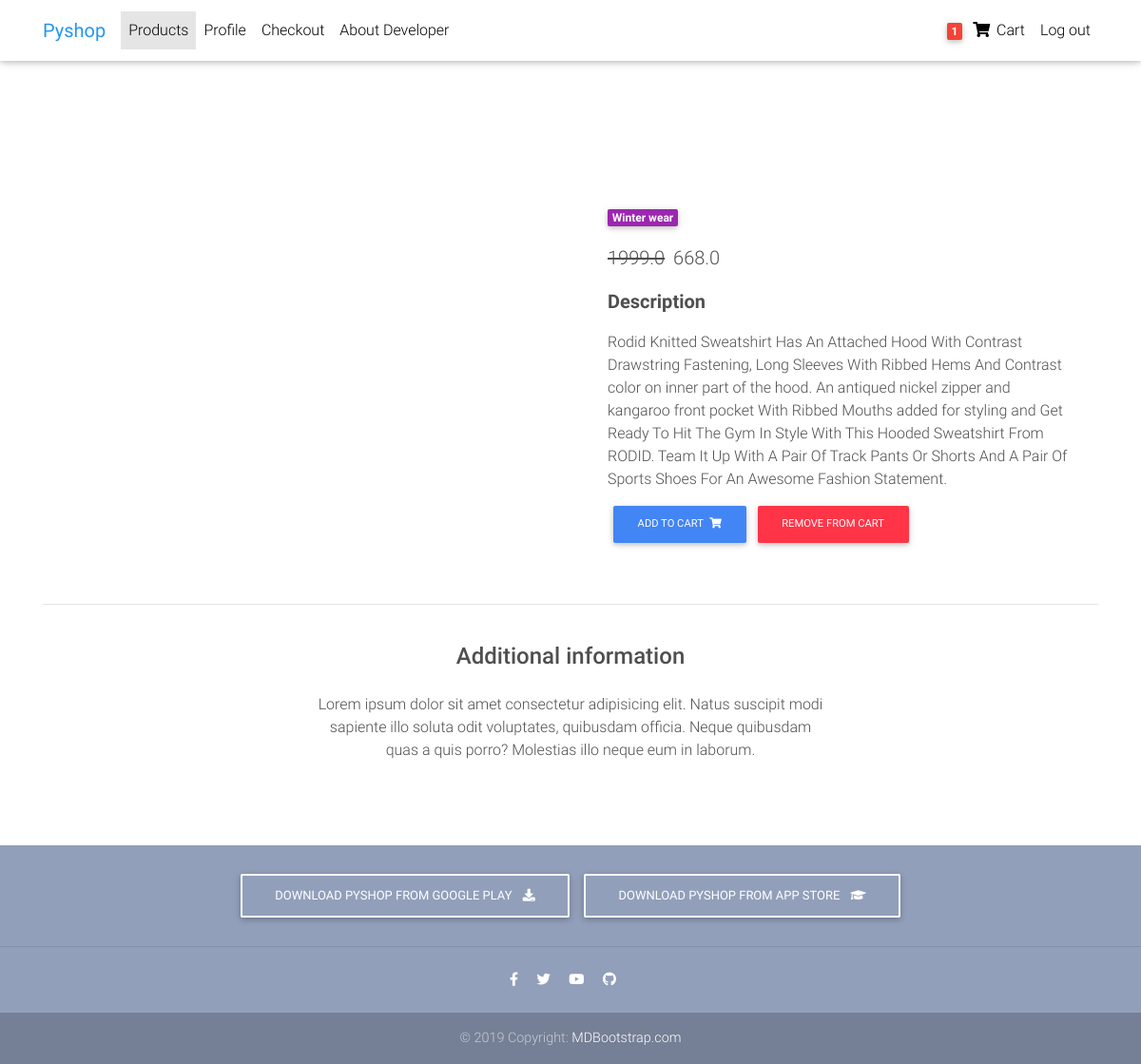
The page /products/test-product-1/ (signed in) on the database its author committed.
### products/models.py (models this page shows, shortened)
class Order(models.Model):
    user = models.ForeignKey(settings.AUTH_USER_MODEL,
                             on_delete=models.CASCADE)
    order_id = models.CharField(max_length=20)
    product = models.ManyToManyField(OrderInCart)
    start_date = models.DateTimeField(auto_now_add=True)
    ordered_date = models.DateTimeField()
    ordered = models.BooleanField(default=False)
    billing_address = models.ForeignKey('Address', related_name='billing_address',
                                        on_delete=models.SET_NULL, blank=True, null=True)
    shipping_address = models.ForeignKey('Address', related_name='shipping_address',
                                         on_delete=models.SET_NULL, blank=True, null=True)
    payment = models.ForeignKey('Payment', on_delete=models.SET_NULL, blank=True, null=True)
    coupon = models.ForeignKey('Coupon', on_delete=models.SET_NULL, blank=True, null=True)
    Out_for_delivery = models.BooleanField(default=False)
    delivered = models.BooleanField(default=False)
    return_request = models.BooleanField(default=False)
    return_result = models.BooleanField(default=False)

class Product(models.Model):
    name = models.CharField(max_length=256)
    price = models.FloatField()
    discount_price = models.FloatField(blank=True, null=True)
    stock = models.IntegerField()
    image = models.ImageField()
    category = models.CharField(choices=CATEGORY_CHOICES, max_length=2)
    label = models.CharField(choices=LABEL_CHOICES, max_length=1)
    slug = models.SlugField()
    description = models.TextField()
    def get_add_to_cart_url(self):
        return reverse('products:add_to_cart', kwargs={
            'slug': self.slug
        })
    def get_remove_from_cart_url(self):
        return reverse('products:remove_from_cart', kwargs={
            'slug': self.slug
        })

### products/views.py (the view)
# urls.py: path('products/<slug>/', ItemDetailView.as_view(), name='products'),
class ItemDetailView(DetailView):
    model = Product
    template_name = 'products.html'

### products/templatetags/cart_template_tags.py (called while the page is built)
@register.filter
def cart_item_count(user):
    if user.is_authenticated:
        qs = Order.objects.filter(user=user, ordered=False)
        if qs.exists():
            return qs[0].product.count()
    return 0

### templates/products.html (shortened to what this page needs)
{% extends 'base.html' %}
{% load static %}
{% block content %}
<body>
  <main class="mt-5 pt-4">
    <div class="container dark-grey-text mt-5">
      <div class="row wow fadeIn">
        <div class="col-md-6 mb-4">
        </div>
        <div class="col-md-6 mb-4">
          <div class="p-4">
            <div class="mb-3">
              <a href="">
                <span class="badge purple mr-1">{{ object.get_category_display }}</span>
              </a>
            </div>
            <p class="lead">
              {% if object.discount_price %}
              <span class="mr-1">
                <del>{{ object.price }}</del>
                </span>
                <span>{{ object.discount_price }}</span>
                    {% else %}
                 <span>{{object.price}}</span>
                    {% endif %}
            </p>
            <p class="lead font-weight-bold">Description</p>
            <p>{{ object.description }}</p>
            <form class="d-flex justify-content-left">
            <a href="{{ object.get_add_to_cart_url }}" class="btn btn-primary btn-md my-0 p" >Add to cart
                <i class="fas fa-shopping-cart ml-1"></i>
              </a>
            <a href="{{ object.get_remove_from_cart_url }}" class="btn btn-danger btn-md my-0 p" >Remove from cart
              </a>
          </div>
        </div>
      </div>
      <hr>
      <div class="row d-flex justify-content-center wow fadeIn">
        <div class="col-md-6 text-center">
          <h4 class="my-4 h4">Additional information</h4>
          <p>Lorem ipsum dolor sit amet consectetur adipisicing elit. Natus suscipit modi sapiente illo soluta odit
            voluptates,
            quibusdam officia. Neque quibusdam quas a quis porro? Molestias illo neque eum in laborum.</p>
        </div>
      </div>
      <div class="row wow fadeIn">
        <div class="col-lg-4 col-md-12 mb-4">
        </div>
        <div class="col-lg-4 col-md-6 mb-4">
        </div>
        <div class="col-lg-4 col-md-6 mb-4">
        </div>
      </div>
    </div>
  </main>
</body>
</html>
{% endblock %}

### templates/base.html (shortened to what this page needs)
<!DOCTYPE html>
<html lang="en">
{% load static %}
{% load cart_template_tags %}
<head>
  <link rel="stylesheet" href="https://use.fontawesome.com/releases/v5.8.2/css/all.css">
  <link href="{% static 'css/bootstrap.min.css' %}" rel="stylesheet">
  <link href="{% static 'css/mdb.min.css'  %}" rel="stylesheet">
  <link href="{% static 'css/style.min.css' %}" rel="stylesheet">
  <link href="{% static 'css/custom.css'  %}" rel="stylesheet">
</head>
<body>
  <nav class="navbar fixed-top navbar-expand-lg navbar-light white scrolling-navbar">
    <div class="container">
      <a class="navbar-brand waves-effect" href="/">
        <strong class="blue-text">Pyshop</strong>
      </a>
      <div class="collapse navbar-collapse" id="navbarSupportedContent">
        <ul class="navbar-nav mr-auto">
          <li class="nav-item active">
            <a class="nav-link waves-effect" href="products">Products
            </a>
          </li>
          <li class="nav-item">
            <a class="nav-link waves-effect" href="#" >Profile</a>
          </li>
          <li class="nav-item">
            <a class="nav-link waves-effect" href="/checkout"
              >Checkout</a>
          </li>
          <li class="nav-item">
            <a class="nav-link waves-effect" href="#" target="_blank">About Developer</a>
          </li>
        </ul>
        <ul class="navbar-nav nav-flex-icons">
          {% if request.user.is_authenticated %}
          <li class="nav-item">
            <a href="/order_summery" class="nav-link waves-effect">
              <span class="badge red z-depth-1 mr-1"> {{ request.user|cart_item_count }} </span>
              <i class="fas fa-shopping-cart"></i>
              <span class="clearfix d-none d-sm-inline-block" > Cart </span>
            </a>
          </li>
          <li class="nav-item">
            <a class="nav-link waves-effect" href="{% url 'account_logout' %}">
              <span class="clearfix d-none d-sm-inline-block"> Log out </span>
            </a>
          </li>
          {% endif %}
        </ul>
      </div>
    </div>
  </nav>
<div class="mt-5 pt-4">
</div>
{% block content %}
{% endblock %}
  <footer class="page-footer text-center font-small mt-4 wow fadeIn">
    <div class="pt-4">
      <a class="btn btn-outline-white" href="#"
        role="button">Download Pyshop from Google Play
        <i class="fas fa-download ml-2"></i>
      </a>
      <a class="btn btn-outline-white" href="#"  role="button">Download
        Pyshop from App Store
        <i class="fas fa-graduation-cap ml-2"></i>
      </a>
    </div>
    <hr class="my-4">
    <div class="pb-4">
      <a href="https://www.facebook.com/erdheeraj.sanadhya">
        <i class="fab fa-facebook-f mr-3"></i>
      </a>
      <a href="https://twitter.com/SmartboyDheeraj">
        <i class="fab fa-twitter mr-3"></i>
      </a>
      <a href="https://www.youtube.com/smileydevelopers" >
        <i class="fab fa-youtube mr-3"></i>
      </a>
      <a href="https://github.com/ErDheerajKumar">
        <i class="fab fa-github mr-3"></i>
      </a>
    </div>
    <div class="footer-copyright py-3">
      © 2019 Copyright:
      <a href="https://mdbootstrap.com/education/bootstrap/" target="_blank"> MDBootstrap.com </a>
    </div>
  </footer>
</body>
</html>
<!DOCTYPE html>
<html>

### templates/base.html (style rules this page uses)
html, body, header, .carousel { height: 60vh; }

### rows shown on the page
Product: category "Winter wear", price "1999.0", discount_price "668.0", description "Rodid Knitted Sweatshirt Has An Attached Hood With Contrast Drawstring Fastening, Long Sleeves With Ribbed Hems And Contrast color on inner part of the hood. An antiqued nickel zipper and kangaroo front pocket With Ribbed Mouths added for styling and Get Ready To Hit The Gym In Style With This Hooded Sweatshirt From RODID. Team It Up With A Pair Of Track Pants Or Shorts And A Pair Of Sports Shoes For An Awesome Fashion Statement."

### other values the page prints
{{ request.user|cart_item_count }} "1"
